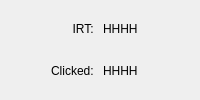
<?xml version="1.0" encoding="UTF-8"?>
<ui version="4.0">
  <class>Application::MouseWindow</class>
  <widget class="QWidget" name="MouseWindow">
    <layout class="QGridLayout" name="TextLayout">
		<item row="1" column="0">
		<widget class="QLabel" name="rtposition_name">
			<property name="text">
				<string>IRT: </string>
			</property>
			<property name="alignment">
				<set>Qt::AlignmentFlag::AlignRight | Qt::AlignmentFlag::AlignVCenter</set>
			</property>
		</widget>
		</item>
		<item row="1" column="1">
		<widget class="QLabel" name="rtposition">
			<property name="text">
				<string>HHHH</string>
			</property>
			<property name="alignment">
				<set>Qt::AlignmentFlag::AlignLeft | Qt::AlignmentFlag::AlignVCenter</set>
			</property>
		</widget>
		</item>
		<item row="2" column="0">
		<widget class="QLabel" name="clickedposition_name">
			<property name="text">
				<string>Clicked: </string>
			</property>
			<property name="alignment">
				<set>Qt::AlignmentFlag::AlignRight | Qt::AlignmentFlag::AlignVCenter</set>
			</property>
		</widget>
		</item>
		<item row="2" column="1">
		<widget class="QLabel" name="clickedposition">
			<property name="text">
				<string>HHHH</string>
			</property>
			<property name="alignment">
				<set>Qt::AlignmentFlag::AlignLeft | Qt::AlignmentFlag::AlignVCenter</set>
			</property>
		</widget>
		</item>
		</layout>
  </widget>
</ui>
